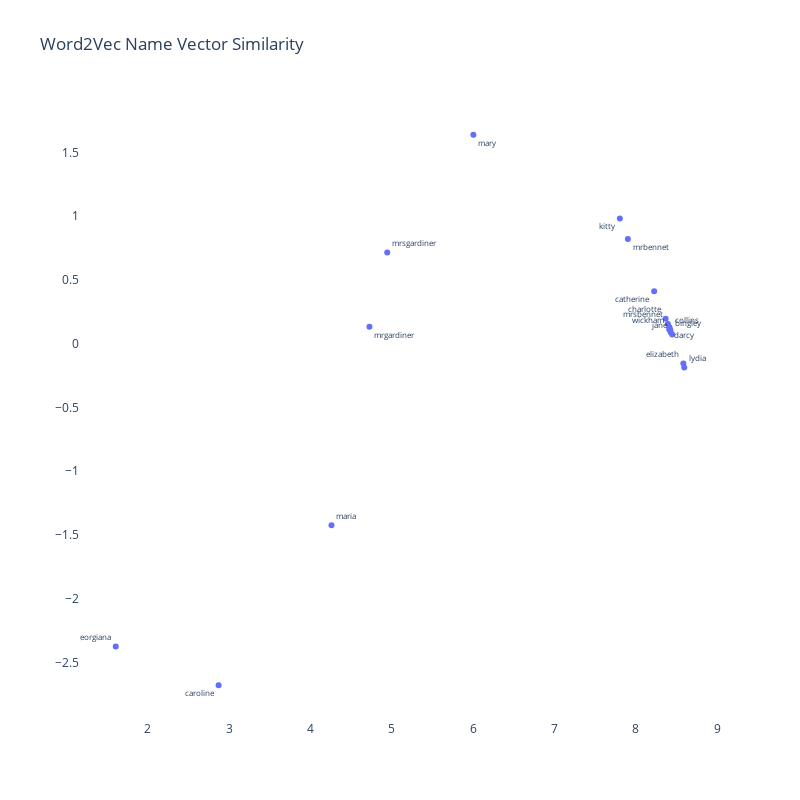

Here is the notebook cell this chart was saved with:
### Code cell
character_list = ['Elizabeth', 
                  'Darcy', 
                  'Bingley', 
                  'Catherine',
                  'MrBennet', 
                  'MrsBennet',
                  'Lydia',
                  'Wickham',
                  'Caroline',
                  'Jane',
                  'Collins',
                  'Charlotte',
                  'Kitty',
                  'Mary',
                  'Maria',
                  'Fitzwilliam',
                  'MrGardiner',
                  'MrsGardiner',
                  'Georgiana']

character_list = [x.lower() for x in character_list]

df = w2v_df[w2v_df['label'].isin(character_list)]


text_pos = [x for x in np.random.choice(['top left', 
                                         'bottom left',
                                         'top right',
                                         'bottom right'], 
                                          len(df),
                                          p=[.2,.3,.3,.2])]


trace = go.Scatter(x=df['x'],
                   y=df['y'],
                   mode='markers+text', 
                   textposition=text_pos,
                   text=df['label'],
                   textfont=dict(size=8),
                   hoverinfo='text')



fig = go.Figure([trace])

fig.update_layout(go.Layout(
    title='Word2Vec Name Vector Similarity',
    ),
    hovermode='closest',
    plot_bgcolor='white',
    paper_bgcolor='white',
    width=800,
    height=800
)

### Figure 1 — Plotly figure (JSON) as saved in the notebook; plotly's stock layout.template omitted (floating-point values rounded to 4 significant figures)
{"data": [{"hoverinfo": "text", "mode": "markers+text", "text": ["mrbennet", "bingley", "elizabeth", "jane", "lydia", "mrsbennet", "kitty", "mary", "darcy", "catherine", "maria", "charlotte", "caroline", "collins", "wickham", "georgiana", "mrgardiner", "mrsgardiner"], "textfont": {"size": 8}, "textposition": ["bottom right", "top right", "top left", "top left", "top right", "top left", "bottom left", "bottom right", "bottom right", "bottom left", "top right", "top left", "bottom left", "top right", "top left", "top left", "bottom right", "top right"], "type": "scatter", "x": [7.902, 8.428, 8.584, 8.446, 8.595, 8.394, 7.803, 6.002, 8.413, 8.225, 4.258, 8.366, 2.871, 8.424, 8.41, 1.606, 4.725, 4.943], "y": [0.8226, 0.08953, -0.1552, 0.07142, -0.1857, 0.1543, 0.9817, 1.64, 0.1287, 0.412, -1.424, 0.1957, -2.68, 0.1077, 0.112, -2.375, 0.1332, 0.7168]}], "layout": {"height": 800, "hovermode": "closest", "paper_bgcolor": "white", "plot_bgcolor": "white", "title": {"text": "Word2Vec Name Vector Similarity"}, "width": 800}}
